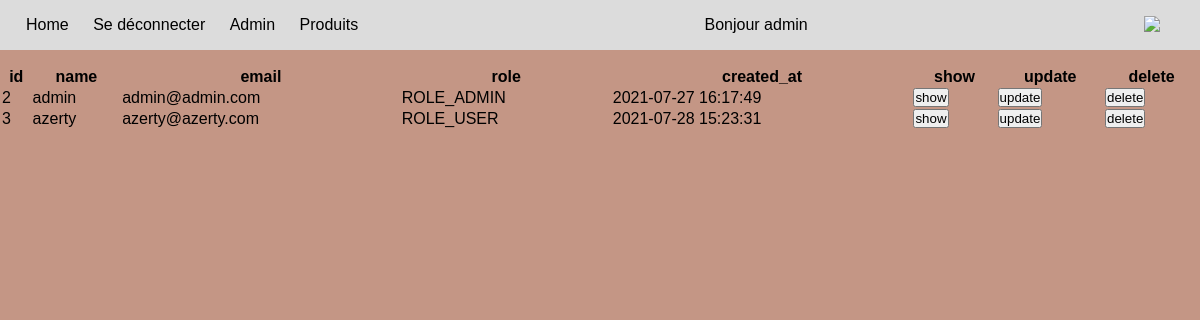
/admin.php (signed in), run on an earlier commit of the app's database.
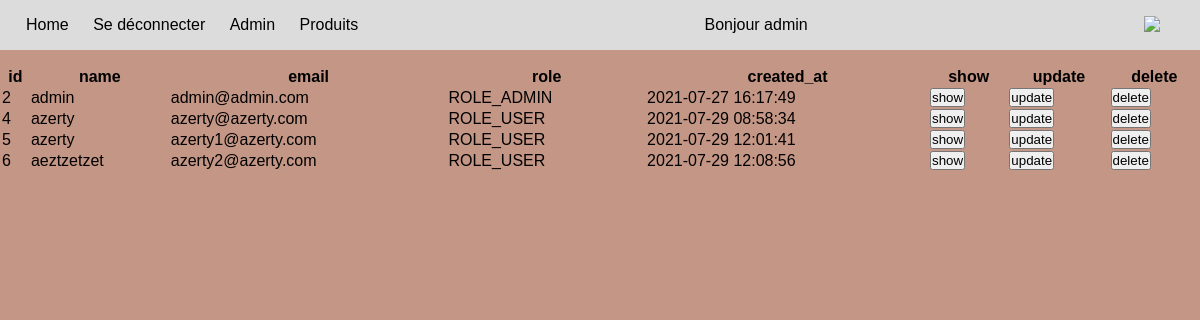
And on a later commit of the database.
### tables this page shows
CREATE TABLE IF NOT EXISTS `user` (
  `id` int(11) NOT NULL AUTO_INCREMENT,
  `email` varchar(255) NOT NULL,
  `pwd` varchar(255) NOT NULL,
  `name` varchar(20) NOT NULL,
  `avatar` varchar(255) NOT NULL,
  `created_at` datetime NOT NULL,
  `role` varchar(20) NOT NULL,
  PRIMARY KEY (`id`)
);

### src/admin.php (the view, shortened to what this page needs)
<?php
require_once("./inc/pdo.php");
if(isset($_GET['sort'])){
    $order = " ORDER BY ".$_GET['sort'];
} else {
    $order = "";
}
$query = $pdo->prepare("SELECT * FROM user".$order);
$query->execute();
$allUsers = $query->fetchAll();
include_once("./inc/header.php");
$i = 0;
?>
<table id="allUsers">
    <thead>
        <th><a href="?sort=id">id</a></th>
        <th><a href="?sort=name">name</a></th>
        <th><a href="?sort=email">email</a></th>
        <th><a href="?sort=role">role</a></th>
        <th><a href="?sort=created_at">created_at</a></th>
        <th>show</th>
        <th>update</th>
        <th>delete</th>
    </thead>
    <?php while ($i < count($allUsers)) : ?>
        <tr>
            <td><?= $allUsers[$i]['id']; ?>
            <td><?= $allUsers[$i]['name']; ?>
            <td><?= $allUsers[$i]['email']; ?>
            <td><?= $allUsers[$i]['role']; ?>
            <td><?= $allUsers[$i]['created_at']; ?>
            <td><a href="./back/show.php?id=<?= $allUsers[$i]['id']; ?>"><button>show</button></a>
            <td><a href="./back/update.php?id=<?= $allUsers[$i]['id']; ?>"><button>update</button></a>
            <td><a href="./back/delete.php?id=<?= $allUsers[$i]['id']; ?>"><button>delete</button></a>
        </tr>
    <?php
        $i++;
    endwhile;
    include_once("./inc/footer.php");

### src/inc/header.php (shortened to what this page needs)
<!doctype html>
<html lang="en">
<head>
    <link rel="stylesheet" href="./asset/css/style.css">
</head>
<body>
    <header>
        <nav style="display:flex;justify-content:space-between;">
            <ul>
                <li><a href="index.php">Home</a></li>
                <?php if (!isset($_SESSION['name'])) { ?>
                    <li><a href="registration.php">Nouvel utilisateur</a></li>
                    <li><a href="login.php">Se connecter</a></li>
                <?php } else { ?>
                    <li><a href="logout.php">Se déconnecter</a></li>
                <?php }
                if (isset($_SESSION['role']) && $_SESSION['role'] === "ROLE_ADMIN") {
                ?>
                    <li><a href="admin.php">Admin</a></li>
                    <li><a href="./back/produits.php">Produits</a></li>
                <?php } ?>
            </ul>
            <?php
            if (isset($_SESSION['name'])) {
                echo "<div>Bonjour " . $_SESSION['name'] . "</div>";
                echo "<img src='" . $_SESSION['avatar'] . "' width='40px'>";
            }
            ?>
        </nav>
    </header>

### src/asset/css/style.css (style rules this page uses)
* { margin: 0; padding: 0; box-sizing: border-box; font-family: Verdana, Geneva, Tahoma, sans-serif; }
ul { list-style: none; }
a { text-decoration: none;color:black; }
body { background-color: #c49685; }
header { background-color: gainsboro; padding: 1rem; margin-bottom: 1rem; }
header nav ul { text-align: center }
header nav ul li { display: inline-block;margin: 0 10px; }
table { max-width: 80vw; }
#allUsers, #allUsers tbody,#allUsers tr { min-width: 100%; }

What changed in the data, as far as the page shows it:
removed user: id "3", name "azerty", email "azerty@azerty.com", role "ROLE_USER", created_at "2021-07-28 15:23:31"
added user: id "4", name "azerty", email "azerty@azerty.com", role "ROLE_USER", created_at "2021-07-29 08:58:34"
added user: id "5", name "azerty", email "azerty1@azerty.com", role "ROLE_USER", created_at "2021-07-29 12:01:41"
added user: id "6", name "aeztzetzet", email "azerty2@azerty.com", role "ROLE_USER", created_at "2021-07-29 12:08:56"
